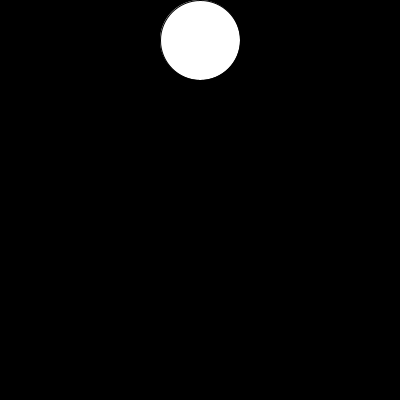
Frame 1 (no input)
Frame 60 (the mouse pressed at the canvas centre just before this capture): identical to frame 1, image omitted
Frame 120 (the mouse held since frame 60 and released just before this capture): identical to frame 1, image omitted

The Processing sketch that drew this single still picture (run headless with seeded random() and noise(); from frame 60 on, the mouse is pressed at the canvas centre):

// Processing sketch: ejercicio_19
// ── ejercicio_19.pde
int lineax;
int lineay;
int elipsex;
int elipsey;

void setup() {
  size(400, 400);
  lineax= 0;
  lineay= 0;
  elipsex= width / 2;
  elipsey= 40;
}

void draw() {
  background(0);
  line(lineax, lineay, width, lineay);
  ellipse(elipsex, lineay + elipsey, 80, 80);
  
  if (lineay >= height || lineay <= 0) {
  }
}
